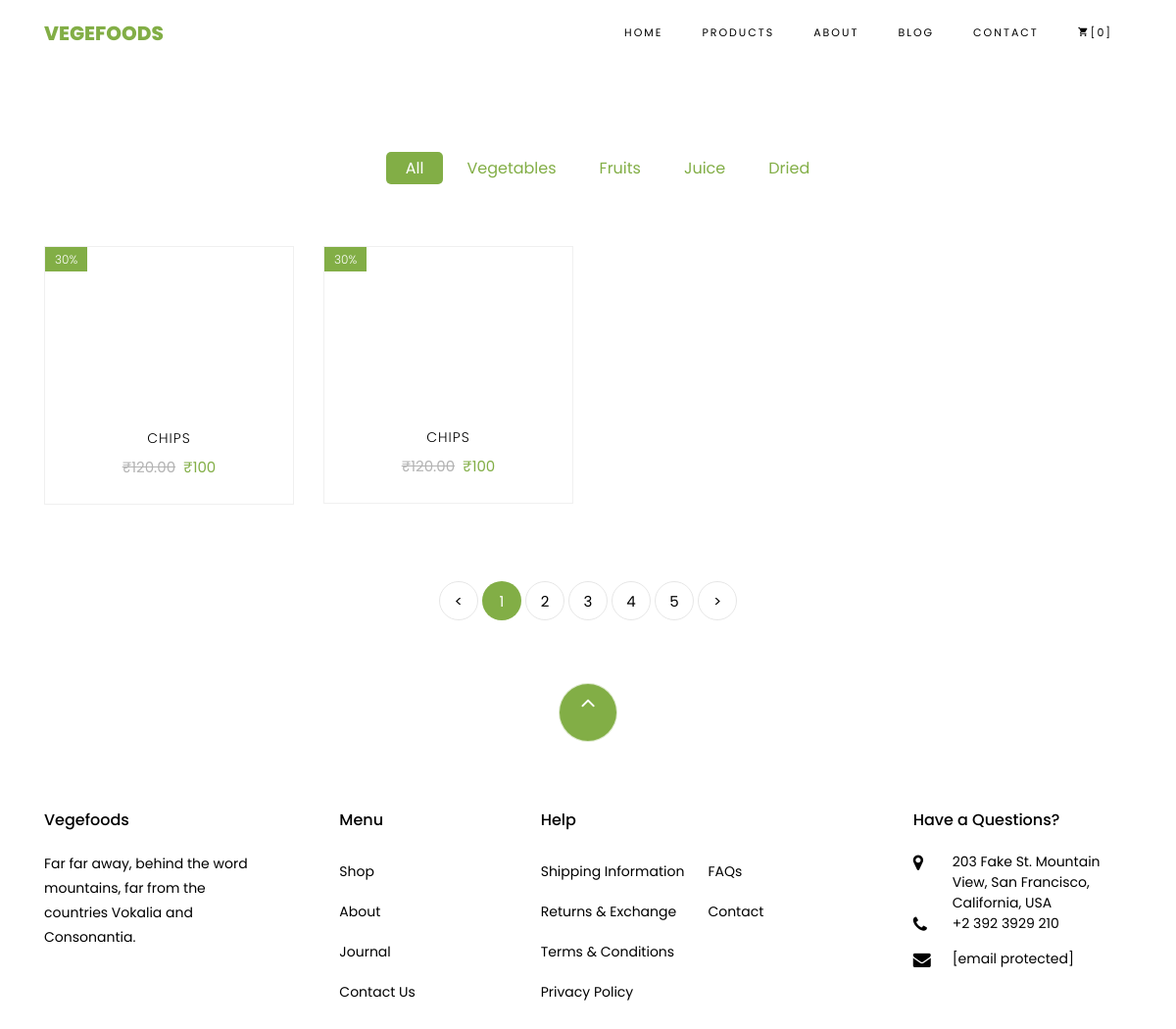
Before: /product/ with the older database file.
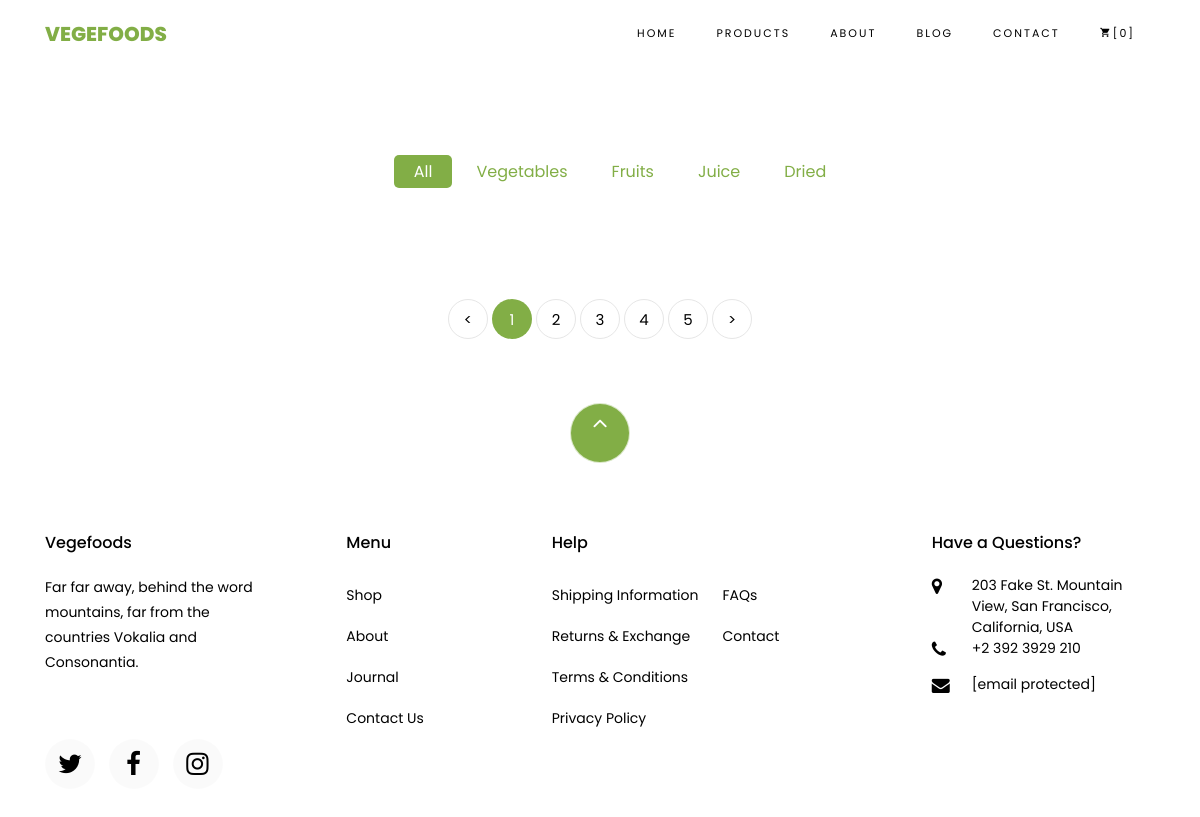
After: the same page with the newer database file.
### products/models/product.py (models this page shows)
class Product(models.Model):
    product_name = models.CharField(max_length=30)
    product_price = models.IntegerField(default=0)
    product_img = models.ImageField(upload_to='products/', default='alter.png')
    product_des = models.CharField(max_length=300, default='')
    product_ratings = models.FloatField(default=5.0, validators=[MinValueValidator(1.0), MaxValueValidator(5.0)])

### products/views.py (the view)
# urls.py: path('', product, name='product'),
def product(request):
    all_products = Product.objects.all
    context = {
        'all_products': all_products
    }
    return render(request, 'products/product.html', context)

### products/templates/products/product.html (shortened to what this page needs)
{% extends "products/base.html" %}
{% block body%}
<section class="ftco-section">
    <div class="container">
        <div class="row justify-content-center">
            <div class="col-md-10 mb-5 text-center">
                <ul class="product-category">
                    <li><a href="#" class="active">All</a></li>
                    <li><a href="#">Vegetables</a></li>
                    <li><a href="#">Fruits</a></li>
                    <li><a href="#">Juice</a></li>
                    <li><a href="#">Dried</a></li>
                </ul>
            </div>
        </div>
        <div class="row">
            {% for product in all_products %}
            <a href="#"
               class="add-to-cart d-flex justify-content-center align-items-center text-center">
            <div class="col-md-6 col-lg-3 ftco-animate">
                <div class="product">
                    <a href="#" class="img-prod"><img class="img-fluid" src="{{ product.product_img.url }}"
                        <span class="status">30%</span>
                    </a>
                    <div class="text py-3 pb-4 px-3 text-center">
                        <h3><a href="#">{{ product.product_name }} </a></h3>
                        <div class="d-flex">
                            <div class="pricing">
                                <p class="price"><span class="mr-2 price-dc">₹120.00</span><span class="price-sale">₹{{ product.product_price }}</span>
                                </p>
                            </div>
                        </div>
                    </div>
                </div>
            </div>
            </a>
            {% endfor %}
        </div>
        <div class="row mt-5">
            <div class="col text-center">
                <div class="block-27">
                    <ul>
                        <li><a href="#">&lt;</a></li>
                        <li class="active"><span>1</span></li>
                        <li><a href="#">2</a></li>
                        <li><a href="#">3</a></li>
                        <li><a href="#">4</a></li>
                        <li><a href="#">5</a></li>
                        <li><a href="#">&gt;</a></li>
                    </ul>
                </div>
            </div>
        </div>
    </div>
</section>
{% endblock %}

### products/templates/products/base.html (shortened to what this page needs)
<!DOCTYPE html>
{% load static %}
<html lang="en">
<head>
    <link rel="stylesheet" href="{% static 'css/open-iconic-bootstrap.min.css' %}">
    <link rel="stylesheet" href="{% static 'css/animate.css'  %}    ">
    <link rel="stylesheet" href="{% static 'css/owl.carousel.min.css' %}">
    <link rel="stylesheet" href="{% static 'css/owl.theme.default.min.css' %}">
    <link rel="stylesheet" href="{% static 'css/magnific-popup.css' %}">
    <link rel="stylesheet" href="{% static 'css/aos.css' %}">
    <link rel="stylesheet" href="{% static 'css/ionicons.min.css' %}">
    <link rel="stylesheet" href="{% static 'css/bootstrap-datepicker.css' %}">
    <link rel="stylesheet" href="{% static 'css/jquery.timepicker.css' %}">
    <link rel="stylesheet" href="{% static 'css/flaticon.css' %}">
    <link rel="stylesheet" href="{% static 'css/icomoon.css' %}">
    <link rel="stylesheet" href="{% static 'css/style.css' %}">
</head>
<body>
<nav class="navbar navbar-expand-lg navbar-dark ftco_navbar bg-dark ftco-navbar-light" id="ftco-navbar">
    <div class="container">
        <a class="navbar-brand" href="/home/">Vegefoods</a>
        <div class="collapse navbar-collapse" id="ftco-nav">
            <ul class="navbar-nav ml-auto">
                <li class="nav-item active"><a href="/home/" class="nav-link">Home</a></li>
                <li class="nav-item"><a href="/product/" class="nav-link">Products</a></li>
                <li class="nav-item"><a href="/about/" class="nav-link">About</a></li>
                <li class="nav-item"><a href="/blog/" class="nav-link">Blog</a></li>
                <li class="nav-item"><a href="/contact/" class="nav-link">Contact</a></li>
                <li class="nav-item cta cta-colored"><a href="cart.html" class="nav-link"><span
                        class="icon-shopping_cart"></span>[0]</a></li>
            </ul>
        </div>
    </div>
</nav>
{% block body%}
{% endblock %}
<footer class="ftco-footer ftco-section">
    <div class="container">
        <div class="row">
            <div class="mouse">
                <a href="#" class="mouse-icon">
                    <div class="mouse-wheel"><span class="ion-ios-arrow-up"></span></div>
                </a>
            </div>
        </div>
        <div class="row mb-5">
            <div class="col-md">
                <div class="ftco-footer-widget mb-4">
                    <h2 class="ftco-heading-2">Vegefoods</h2>
                    <p>Far far away, behind the word mountains, far from the countries Vokalia and Consonantia.</p>
                    <ul class="ftco-footer-social list-unstyled float-md-left float-lft mt-5">
                        <li class="ftco-animate"><a href="#"><span class="icon-twitter"></span></a></li>
                        <li class="ftco-animate"><a href="#"><span class="icon-facebook"></span></a></li>
                        <li class="ftco-animate"><a href="#"><span class="icon-instagram"></span></a></li>
                    </ul>
                </div>
            </div>
            <div class="col-md">
                <div class="ftco-footer-widget mb-4 ml-md-5">
                    <h2 class="ftco-heading-2">Menu</h2>
                    <ul class="list-unstyled">
                        <li><a href="#" class="py-2 d-block">Shop</a></li>
                        <li><a href="#" class="py-2 d-block">About</a></li>
                        <li><a href="#" class="py-2 d-block">Journal</a></li>
                        <li><a href="#" class="py-2 d-block">Contact Us</a></li>
                    </ul>
                </div>
            </div>
            <div class="col-md-4">
                <div class="ftco-footer-widget mb-4">
                    <h2 class="ftco-heading-2">Help</h2>
                    <div class="d-flex">
                        <ul class="list-unstyled mr-l-5 pr-l-3 mr-4">
                            <li><a href="#" class="py-2 d-block">Shipping Information</a></li>
                            <li><a href="#" class="py-2 d-block">Returns &amp; Exchange</a></li>
                            <li><a href="#" class="py-2 d-block">Terms &amp; Conditions</a></li>
                            <li><a href="#" class="py-2 d-block">Privacy Policy</a></li>
                        </ul>
                        <ul class="list-unstyled">
                            <li><a href="#" class="py-2 d-block">FAQs</a></li>
                            <li><a href="#" class="py-2 d-block">Contact</a></li>
                        </ul>
                    </div>
                </div>
            </div>
            <div class="col-md">
                <div class="ftco-footer-widget mb-4">
                    <h2 class="ftco-heading-2">Have a Questions?</h2>
                    <div class="block-23 mb-3">
                        <ul>
                            <li><span class="icon icon-map-marker"></span><span class="text">203 Fake St. Mountain View, San Francisco, California, USA</span>
                            </li>
                            <li><a href="#"><span class="icon icon-phone"></span><span
                                    class="text">+2 392 3929 210</span></a></li>
                            <li><a href="#"><span class="icon icon-envelope"></span><span class="text"><span
                                    class="__cf_email__" data-cfemail="2e474048416e57415b5c4a41434f4740004d4143">[email&#160;protected]</span></span></a>
                            </li>
                        </ul>
                    </div>
                </div>
            </div>
        </div>
    </div>
</footer>
</body>
</html>

### static/css/icomoon.css (style rules this page uses)
[class^=icon-],[class*=" icon-"] { font-family:icomoon!important;speak:none;font-style:normal;font-weight:400;font-variant:normal;text-transform:none;line-height:1;-webkit-font-smoothing:antialiased;-moz-osx-font-smoothing:grayscale }
.icon-map-marker:before { content:"\f041" }
.icon-phone:before { content:"\f095" }
.icon-twitter:before { content:"\f099" }
.icon-facebook:before { content:"\f09a" }
.icon-envelope:before { content:"\f0e0" }
.icon-instagram:before { content:"\f16d" }
.icon-shopping_cart:before { content:"\e8cc" }

Changed rows visible on the page:
removed Product: product_name "CHIPS", product_price "100"
removed Product: product_name "CHIPS", product_price "100"
